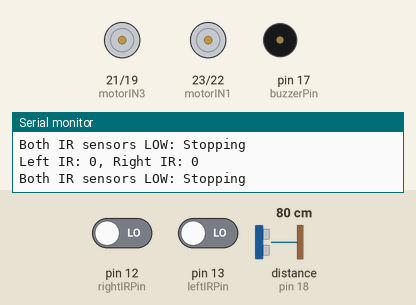
Recording of a sketch running on a simulated Arduino Mega 2560, built with avr-gcc and run on an emulated ATmega2560. Shown: motor-driver pin pairs drawn as motors (green arrow = first pin HIGH = forward, orange = second pin HIGH = backward, longer = more drive), buzzer (waves = sounding, pin HIGH), the last lines printed to the serial monitor. Wiring (inferred from the names in the program): ultrasonic range finder: trigger pin 5; echo pin 18. The inputs (shaded band) are chosen by the test bench; at power-on: distance to the obstacle (sensor on pin 18) 80 cm, pin 12 (rightIRPin) LOW, pin 13 (leftIRPin) LOW. The echo pulse lasts 58.3 µs per cm; pins used as bus, display or sensor lines are not drawn.

Above: at 1.2 s.
1.3 s: distance to the obstacle (sensor on pin 18) set to 22 cm
2.8 s: distance to the obstacle (sensor on pin 18) set to 19 cm
At 3.9 s:
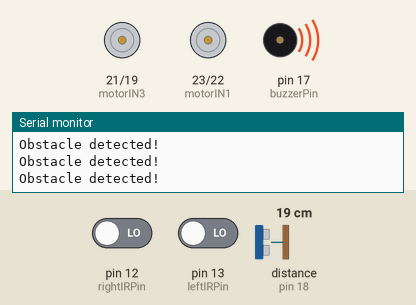
4.3 s: distance to the obstacle (sensor on pin 18) set to 35 cm
At 4.8 s:
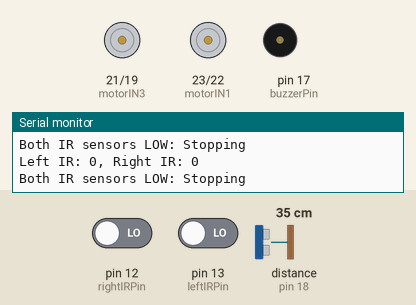
5.8 s: pin 12 (rightIRPin) driven HIGH
At 6.6 s:
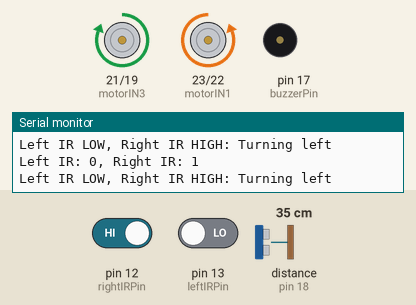
7.3 s: pin 13 (leftIRPin) driven HIGH
At 8.1 s:
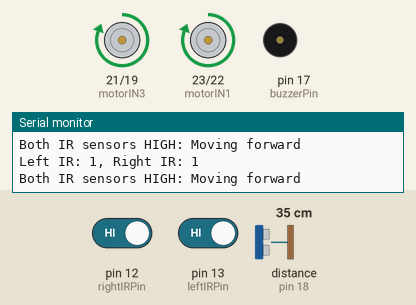
8.8 s: pin 12 (rightIRPin) driven LOW
At 9.9 s:
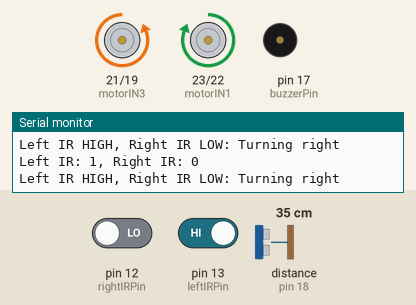
Timing chart, 0 to 11.3 s (numbered marks = the images above; inputs shaded):
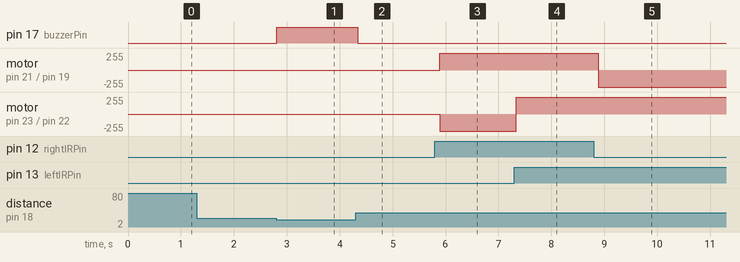

Measured:
- the behaviour switches between 21 and 20 cm on distance to the obstacle (sensor on pin 18) (found by bisection; images 0 and 1)
- after the input at 2.8 s, pin 17 (buzzerPin): LOW → HIGH at once
- after the input at 4.3 s, pin 17 (buzzerPin): HIGH → LOW at once
- after the input at 5.8 s, motor on pin 21 (motorIN3) / pin 19 (motorIN4): stopped → forward 255/255 after 0.09 s; motor on pin 23 (motorIN1) / pin 22 (motorIN2): stopped → backward 255/255 after 0.09 s
- after the input at 7.3 s, motor on pin 23 (motorIN1) / pin 22 (motorIN2): backward 255/255 → forward 255/255 at once
- after the input at 8.8 s, motor on pin 21 (motorIN3) / pin 19 (motorIN4): forward 255/255 → backward 255/255 after 0.08 s

The sketch:

SmartDrivingAssistant.ino
```cpp
// Define pins
const int trigPin = 5;
const int echoPin = 18;
const int leftIRPin = 13;
const int rightIRPin = 12;
const int motorIN1 = 23;
const int motorIN2 = 22;
const int motorIN3 = 21;
const int motorIN4 = 19;
const int buzzerPin = 17;

// Variables for distance measurement
long duration;
int distance;

// Setup the pins
void setup() {
  // Start Serial Monitor
  Serial.begin(115200);

  // Setup pins
  pinMode(trigPin, OUTPUT);
  pinMode(echoPin, INPUT);
  pinMode(leftIRPin, INPUT);
  pinMode(rightIRPin, INPUT);
  pinMode(motorIN1, OUTPUT);
  pinMode(motorIN2, OUTPUT);
  pinMode(motorIN3, OUTPUT);
  pinMode(motorIN4, OUTPUT);
  pinMode(buzzerPin, OUTPUT);

  // Initialize motors to stop
  stopMotors();
}

// Main loop
void loop() {
  // Check for obstacle using ultrasonic sensor
  distance = getDistance();

  // If obstacle is detected, stop the vehicle and activate the buzzer
  if (distance < 20) { // Obstacle detected within 20 cm
    digitalWrite(buzzerPin, HIGH);  // Turn on buzzer
    stopMotors();  // Stop motors
    Serial.println("Obstacle detected!");
  } else {
    digitalWrite(buzzerPin, LOW);   // Turn off buzzer
    followLane();   // Follow the lane using IR sensors
  }

  delay(100); // Small delay to avoid unnecessary looping
}

// Function to calculate distance using ultrasonic sensor
int getDistance() {
  digitalWrite(trigPin, LOW);
  delayMicroseconds(2);
  digitalWrite(trigPin, HIGH);
  delayMicroseconds(10);
  digitalWrite(trigPin, LOW);

  duration = pulseIn(echoPin, HIGH);
  distance = (duration * 0.0343) / 2; // Calculate distance in cm

  return distance;
}

// Function to make the vehicle follow the lane using IR sensors
void followLane() {
  int leftIRState = digitalRead(leftIRPin);  // Read the left IR sensor
  int rightIRState = digitalRead(rightIRPin);  // Read the right IR sensor

  // Debugging: Print sensor states
  Serial.print("Left IR: ");
  Serial.print(leftIRState);
  Serial.print(", Right IR: ");
  Serial.println(rightIRState);

  // Both sensors detect the white line (vehicle is centered), move forward
  if (leftIRState == HIGH && rightIRState == HIGH) {
    Serial.println("Both IR sensors HIGH: Moving forward");
    moveForward();
  }
  // Left sensor detects the white line (move right to correct)
  else if (leftIRState == HIGH && rightIRState == LOW) {
    Serial.println("Left IR HIGH, Right IR LOW: Turning right");
    turnRight();
  }
  // Right sensor detects the white line (move left to correct)
  else if (leftIRState == LOW && rightIRState == HIGH) {
    Serial.println("Left IR LOW, Right IR HIGH: Turning left");
    turnLeft();
  }
  // Neither sensor detects the white line (stop or move slowly)
  else {
    Serial.println("Both IR sensors LOW: Stopping");
    stopMotors();
  }
}

// Functions to control the motors
void moveForward() {
  digitalWrite(motorIN1, HIGH);
  digitalWrite(motorIN2, LOW);
  digitalWrite(motorIN3, HIGH);
  digitalWrite(motorIN4, LOW);
}

void turnLeft() {
  digitalWrite(motorIN1, LOW);
  digitalWrite(motorIN2, HIGH);
  digitalWrite(motorIN3, HIGH);
  digitalWrite(motorIN4, LOW);
}

void turnRight() {
  digitalWrite(motorIN1, HIGH);
  digitalWrite(motorIN2, LOW);
  digitalWrite(motorIN3, LOW);
  digitalWrite(motorIN4, HIGH);
}

void stopMotors() {
  digitalWrite(motorIN1, LOW);
  digitalWrite(motorIN2, LOW);
  digitalWrite(motorIN3, LOW);
  digitalWrite(motorIN4, LOW);
}
```
